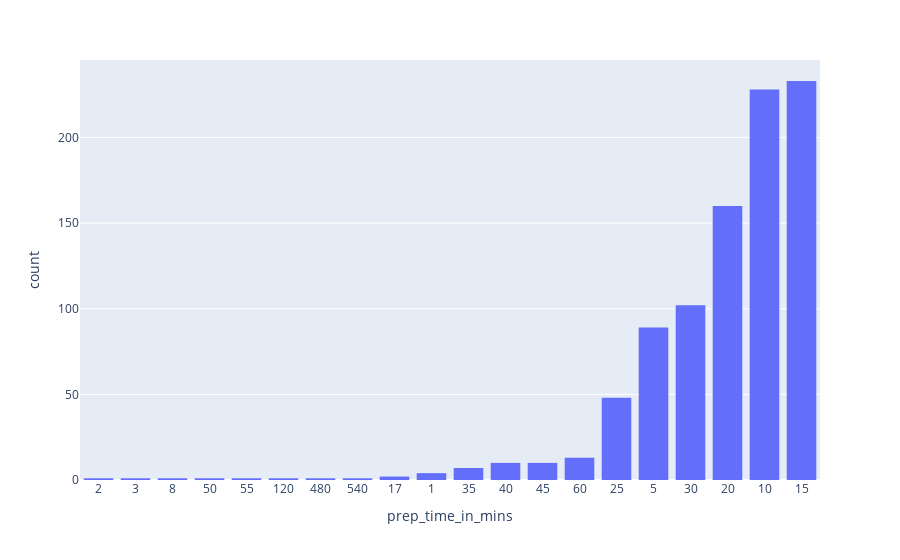

This figure's notebook cell:
### Code cell
fig = px.histogram(df_prep_time, x='prep_time_in_mins',nbins=50).update_xaxes(categoryorder='total ascending')
fig.show()

### Figure 1 — Plotly figure (JSON) as saved in the notebook; plotly's stock layout.template omitted (floating-point values rounded to 4 significant figures; data arrays with more than 128 entries replaced by an {"elided": "..."} marker saying what was removed)
{"data": [{"alignmentgroup": "True", "bingroup": "x", "hovertemplate": "prep_time_in_mins=%{x}<br>count=%{y}<extra></extra>", "legendgroup": "", "marker": {"color": "#636efa", "pattern": {"shape": ""}}, "name": "", "nbinsx": 50, "offsetgroup": "", "orientation": "v", "showlegend": false, "type": "histogram", "x": {"elided": "914 str values"}, "xaxis": "x", "yaxis": "y"}], "layout": {"barmode": "relative", "legend": {"tracegroupgap": 0}, "margin": {"t": 60}, "xaxis": {"anchor": "y", "categoryorder": "total ascending", "domain": [0, 1], "title": {"text": "prep_time_in_mins"}}, "yaxis": {"anchor": "x", "domain": [0, 1], "title": {"text": "count"}}}}
